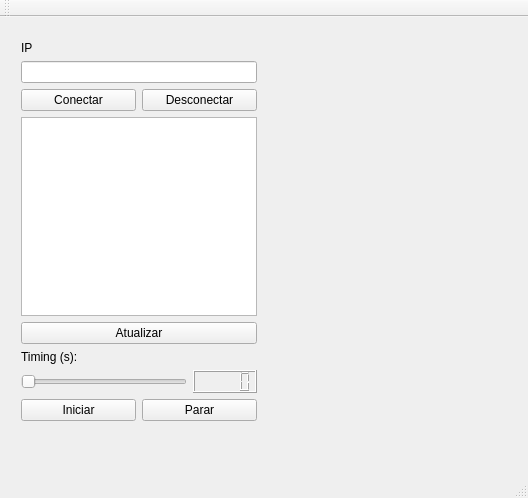
<?xml version="1.0" encoding="UTF-8"?>
<ui version="4.0">
 <class>MainWindow</class>
 <widget class="QMainWindow" name="MainWindow">
  <property name="geometry">
   <rect>
    <x>0</x>
    <y>0</y>
    <width>528</width>
    <height>498</height>
   </rect>
  </property>
  <property name="windowTitle">
   <string>MainWindow</string>
  </property>
  <widget class="QWidget" name="centralWidget">
   <widget class="QWidget" name="widget" native="true">
    <property name="geometry">
     <rect>
      <x>280</x>
      <y>10</y>
      <width>241</width>
      <height>421</height>
     </rect>
    </property>
   </widget>
   <widget class="QWidget" name="">
    <property name="geometry">
     <rect>
      <x>10</x>
      <y>13</y>
      <width>258</width>
      <height>422</height>
     </rect>
    </property>
    <layout class="QVBoxLayout" name="verticalLayout">
     <item>
      <widget class="QLabel" name="labelIP">
       <property name="text">
        <string>IP</string>
       </property>
      </widget>
     </item>
     <item>
      <widget class="QLineEdit" name="lineEdit"/>
     </item>
     <item>
      <layout class="QHBoxLayout" name="horizontalLayout">
       <item>
        <widget class="QPushButton" name="pushButtonConnect">
         <property name="text">
          <string>Conectar</string>
         </property>
        </widget>
       </item>
       <item>
        <widget class="QPushButton" name="pushButtonDisconnect">
         <property name="text">
          <string>Desconectar</string>
         </property>
        </widget>
       </item>
      </layout>
     </item>
     <item>
      <widget class="QListWidget" name="listWidget"/>
     </item>
     <item>
      <widget class="QPushButton" name="pushButtonUpdate">
       <property name="text">
        <string>Atualizar</string>
       </property>
      </widget>
     </item>
     <item>
      <widget class="QLabel" name="labelTiming">
       <property name="text">
        <string>Timing (s):</string>
       </property>
      </widget>
     </item>
     <item>
      <layout class="QHBoxLayout" name="horizontalLayout_3">
       <item>
        <widget class="QSlider" name="horizontalSlider">
         <property name="orientation">
          <enum>Qt::Horizontal</enum>
         </property>
        </widget>
       </item>
       <item>
        <widget class="QLCDNumber" name="lcdNumber"/>
       </item>
      </layout>
     </item>
     <item>
      <layout class="QHBoxLayout" name="horizontalLayout_2">
       <item>
        <widget class="QPushButton" name="pushButtonStart">
         <property name="text">
          <string>Iniciar</string>
         </property>
        </widget>
       </item>
       <item>
        <widget class="QPushButton" name="pushButtonStop">
         <property name="text">
          <string>Parar</string>
         </property>
        </widget>
       </item>
      </layout>
     </item>
     <item>
      <widget class="QLabel" name="labelStatus">
       <property name="text">
        <string/>
       </property>
      </widget>
     </item>
    </layout>
   </widget>
  </widget>
  <widget class="QMenuBar" name="menuBar">
   <property name="geometry">
    <rect>
     <x>0</x>
     <y>0</y>
     <width>528</width>
     <height>22</height>
    </rect>
   </property>
  </widget>
  <widget class="QToolBar" name="mainToolBar">
   <attribute name="toolBarArea">
    <enum>TopToolBarArea</enum>
   </attribute>
   <attribute name="toolBarBreak">
    <bool>false</bool>
   </attribute>
  </widget>
  <widget class="QStatusBar" name="statusBar"/>
 </widget>
 <layoutdefault spacing="6" margin="11"/>
 <resources/>
 <connections>
  <connection>
   <sender>horizontalSlider</sender>
   <signal>valueChanged(int)</signal>
   <receiver>lcdNumber</receiver>
   <slot>display(int)</slot>
   <hints>
    <hint type="sourcelabel">
     <x>105</x>
     <y>403</y>
    </hint>
    <hint type="destinationlabel">
     <x>235</x>
     <y>403</y>
    </hint>
   </hints>
  </connection>
 </connections>
</ui>
